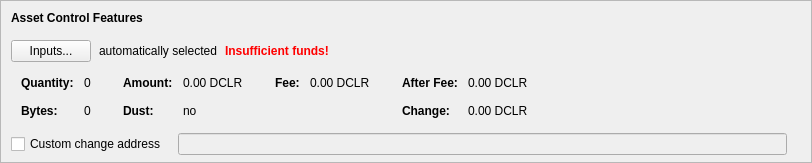
      <widget class="QFrame" name="frameAssetControl">
       <property name="sizePolicy">
        <sizepolicy hsizetype="Expanding" vsizetype="Fixed">
         <horstretch>0</horstretch>
         <verstretch>0</verstretch>
        </sizepolicy>
       </property>
       <property name="maximumSize">
        <size>
         <width>16777215</width>
         <height>16777215</height>
        </size>
       </property>
       <property name="frameShape">
        <enum>QFrame::StyledPanel</enum>
       </property>
       <property name="frameShadow">
        <enum>QFrame::Sunken</enum>
       </property>
       <layout class="QVBoxLayout" name="verticalLayoutAssetControl2">
        <property name="spacing">
         <number>0</number>
        </property>
        <property name="leftMargin">
         <number>0</number>
        </property>
        <property name="topMargin">
         <number>0</number>
        </property>
        <property name="rightMargin">
         <number>0</number>
        </property>
        <property name="bottomMargin">
         <number>6</number>
        </property>
        <item>
         <layout class="QVBoxLayout" name="verticalLayoutAssetControl" stretch="0,0,0,0,1">
          <property name="spacing">
           <number>0</number>
          </property>
          <property name="leftMargin">
           <number>10</number>
          </property>
          <property name="topMargin">
           <number>10</number>
          </property>
          <item>
           <layout class="QHBoxLayout" name="horizontalLayoutAssetControl1">
            <property name="bottomMargin">
             <number>15</number>
            </property>
            <item>
             <widget class="QLabel" name="labelAssetControlFeatures">
              <property name="sizePolicy">
               <sizepolicy hsizetype="Preferred" vsizetype="Maximum">
                <horstretch>0</horstretch>
                <verstretch>0</verstretch>
               </sizepolicy>
              </property>
              <property name="font">
               <font>
                <weight>75</weight>
                <bold>true</bold>
               </font>
              </property>
              <property name="styleSheet">
               <string notr="true">font-weight:bold;</string>
              </property>
              <property name="text">
               <string>Asset Control Features</string>
              </property>
             </widget>
            </item>
           </layout>
          </item>
          <item>
           <layout class="QHBoxLayout" name="horizontalLayoutAssetControl2" stretch="0,0,0,0">
            <property name="spacing">
             <number>8</number>
            </property>
            <property name="bottomMargin">
             <number>10</number>
            </property>
            <item>
             <widget class="QPushButton" name="pushButtonAssetControl">
              <property name="styleSheet">
               <string notr="true"/>
              </property>
              <property name="text">
               <string>Inputs...</string>
              </property>
              <property name="autoDefault">
               <bool>false</bool>
              </property>
             </widget>
            </item>
            <item>
             <widget class="QLabel" name="labelAssetControlAutomaticallySelected">
              <property name="text">
               <string>automatically selected</string>
              </property>
              <property name="margin">
               <number>5</number>
              </property>
             </widget>
            </item>
            <item>
             <widget class="QLabel" name="labelAssetControlInsuffFunds">
              <property name="font">
               <font>
                <weight>75</weight>
                <bold>true</bold>
               </font>
              </property>
              <property name="styleSheet">
               <string notr="true">color:red;font-weight:bold;</string>
              </property>
              <property name="text">
               <string>Insufficient funds!</string>
              </property>
              <property name="margin">
               <number>5</number>
              </property>
             </widget>
            </item>
            <item>
             <spacer name="horizontalSpacerAssetControl">
              <property name="orientation">
               <enum>Qt::Horizontal</enum>
              </property>
              <property name="sizeHint" stdset="0">
               <size>
                <width>40</width>
                <height>1</height>
               </size>
              </property>
             </spacer>
            </item>
           </layout>
          </item>
          <item>
           <widget class="QWidget" name="widgetAssetControl" native="true">
            <property name="sizePolicy">
             <sizepolicy hsizetype="Preferred" vsizetype="Preferred">
              <horstretch>0</horstretch>
              <verstretch>0</verstretch>
             </sizepolicy>
            </property>
            <property name="minimumSize">
             <size>
              <width>0</width>
              <height>0</height>
             </size>
            </property>
            <property name="styleSheet">
             <string notr="true"/>
            </property>
            <layout class="QHBoxLayout" name="horizontalLayoutAssetControl5">
             <property name="leftMargin">
              <number>0</number>
             </property>
             <property name="topMargin">
              <number>0</number>
             </property>
             <property name="rightMargin">
              <number>0</number>
             </property>
             <property name="bottomMargin">
              <number>0</number>
             </property>
             <item>
              <layout class="QHBoxLayout" name="horizontalLayoutAssetControl3" stretch="0,0,0,1">
               <property name="spacing">
                <number>20</number>
               </property>
               <property name="topMargin">
                <number>0</number>
               </property>
               <property name="bottomMargin">
                <number>10</number>
               </property>
               <item>
                <layout class="QFormLayout" name="formLayoutAssetControl1">
                 <property name="horizontalSpacing">
                  <number>10</number>
                 </property>
                 <property name="verticalSpacing">
                  <number>14</number>
                 </property>
                 <property name="leftMargin">
                  <number>10</number>
                 </property>
                 <property name="topMargin">
                  <number>4</number>
                 </property>
                 <property name="rightMargin">
                  <number>6</number>
                 </property>
                 <item row="0" column="0">
                  <widget class="QLabel" name="labelAssetControlQuantityText">
                   <property name="font">
                    <font>
                     <weight>75</weight>
                     <bold>true</bold>
                    </font>
                   </property>
                   <property name="text">
                    <string>Quantity:</string>
                   </property>
                   <property name="margin">
                    <number>0</number>
                   </property>
                  </widget>
                 </item>
                 <item row="0" column="1">
                  <widget class="QLabel" name="labelAssetControlQuantity">
                   <property name="cursor">
                    <cursorShape>IBeamCursor</cursorShape>
                   </property>
                   <property name="contextMenuPolicy">
                    <enum>Qt::ActionsContextMenu</enum>
                   </property>
                   <property name="text">
                    <string notr="true">0</string>
                   </property>
                   <property name="margin">
                    <number>0</number>
                   </property>
                   <property name="textInteractionFlags">
                    <set>Qt::LinksAccessibleByMouse|Qt::TextSelectableByKeyboard|Qt::TextSelectableByMouse</set>
                   </property>
                  </widget>
                 </item>
                 <item row="1" column="0">
                  <widget class="QLabel" name="labelAssetControlBytesText">
                   <property name="font">
                    <font>
                     <weight>75</weight>
                     <bold>true</bold>
                    </font>
                   </property>
                   <property name="text">
                    <string>Bytes:</string>
                   </property>
                  </widget>
                 </item>
                 <item row="1" column="1">
                  <widget class="QLabel" name="labelAssetControlBytes">
                   <property name="cursor">
                    <cursorShape>IBeamCursor</cursorShape>
                   </property>
                   <property name="contextMenuPolicy">
                    <enum>Qt::ActionsContextMenu</enum>
                   </property>
                   <property name="text">
                    <string notr="true">0</string>
                   </property>
                   <property name="textInteractionFlags">
                    <set>Qt::LinksAccessibleByMouse|Qt::TextSelectableByKeyboard|Qt::TextSelectableByMouse</set>
                   </property>
                  </widget>
                 </item>
                </layout>
               </item>
               <item>
                <layout class="QFormLayout" name="formLayoutAssetControl2">
                 <property name="horizontalSpacing">
                  <number>10</number>
                 </property>
                 <property name="verticalSpacing">
                  <number>14</number>
                 </property>
                 <property name="leftMargin">
                  <number>6</number>
                 </property>
                 <property name="topMargin">
                  <number>4</number>
                 </property>
                 <property name="rightMargin">
                  <number>6</number>
                 </property>
                 <item row="0" column="0">
                  <widget class="QLabel" name="labelAssetControlAmountText">
                   <property name="font">
                    <font>
                     <weight>75</weight>
                     <bold>true</bold>
                    </font>
                   </property>
                   <property name="text">
                    <string>Amount:</string>
                   </property>
                   <property name="margin">
                    <number>0</number>
                   </property>
                  </widget>
                 </item>
                 <item row="0" column="1">
                  <widget class="QLabel" name="labelAssetControlAmount">
                   <property name="cursor">
                    <cursorShape>IBeamCursor</cursorShape>
                   </property>
                   <property name="contextMenuPolicy">
                    <enum>Qt::ActionsContextMenu</enum>
                   </property>
                   <property name="text">
                    <string notr="true">0.00 DCLR</string>
                   </property>
                   <property name="textInteractionFlags">
                    <set>Qt::LinksAccessibleByMouse|Qt::TextSelectableByKeyboard|Qt::TextSelectableByMouse</set>
                   </property>
                  </widget>
                 </item>
                 <item row="1" column="0">
                  <widget class="QLabel" name="labelAssetControlLowOutputText">
                   <property name="font">
                    <font>
                     <weight>75</weight>
                     <bold>true</bold>
                    </font>
                   </property>
                   <property name="text">
                    <string>Dust:</string>
                   </property>
                  </widget>
                 </item>
                 <item row="1" column="1">
                  <widget class="QLabel" name="labelAssetControlLowOutput">
                   <property name="cursor">
                    <cursorShape>IBeamCursor</cursorShape>
                   </property>
                   <property name="contextMenuPolicy">
                    <enum>Qt::ActionsContextMenu</enum>
                   </property>
                   <property name="text">
                    <string notr="true">no</string>
                   </property>
                   <property name="textInteractionFlags">
                    <set>Qt::LinksAccessibleByMouse|Qt::TextSelectableByKeyboard|Qt::TextSelectableByMouse</set>
                   </property>
                  </widget>
                 </item>
                </layout>
               </item>
               <item>
                <layout class="QFormLayout" name="formLayoutAssetControl3">
                 <property name="horizontalSpacing">
                  <number>10</number>
                 </property>
                 <property name="verticalSpacing">
                  <number>14</number>
                 </property>
                 <property name="leftMargin">
                  <number>6</number>
                 </property>
                 <property name="topMargin">
                  <number>4</number>
                 </property>
                 <property name="rightMargin">
                  <number>6</number>
                 </property>
                 <item row="0" column="0">
                  <widget class="QLabel" name="labelAssetControlFeeText">
                   <property name="font">
                    <font>
                     <weight>75</weight>
                     <bold>true</bold>
                    </font>
                   </property>
                   <property name="text">
                    <string>Fee:</string>
                   </property>
                   <property name="margin">
                    <number>0</number>
                   </property>
                  </widget>
                 </item>
                 <item row="0" column="1">
                  <widget class="QLabel" name="labelAssetControlFee">
                   <property name="cursor">
                    <cursorShape>IBeamCursor</cursorShape>
                   </property>
                   <property name="contextMenuPolicy">
                    <enum>Qt::ActionsContextMenu</enum>
                   </property>
                   <property name="text">
                    <string notr="true">0.00 DCLR</string>
                   </property>
                   <property name="textInteractionFlags">
                    <set>Qt::LinksAccessibleByMouse|Qt::TextSelectableByKeyboard|Qt::TextSelectableByMouse</set>
                   </property>
                  </widget>
                 </item>
                </layout>
               </item>
               <item>
                <layout class="QFormLayout" name="formLayoutAssetControl4">
                 <property name="horizontalSpacing">
                  <number>10</number>
                 </property>
                 <property name="verticalSpacing">
                  <number>14</number>
                 </property>
                 <property name="leftMargin">
                  <number>6</number>
                 </property>
                 <property name="topMargin">
                  <number>4</number>
                 </property>
                 <property name="rightMargin">
                  <number>6</number>
                 </property>
                 <item row="0" column="0">
                  <widget class="QLabel" name="labelAssetControlAfterFeeText">
                   <property name="font">
                    <font>
                     <weight>75</weight>
                     <bold>true</bold>
                    </font>
                   </property>
                   <property name="text">
                    <string>After Fee:</string>
                   </property>
                   <property name="margin">
                    <number>0</number>
                   </property>
                  </widget>
                 </item>
                 <item row="0" column="1">
                  <widget class="QLabel" name="labelAssetControlAfterFee">
                   <property name="cursor">
                    <cursorShape>IBeamCursor</cursorShape>
                   </property>
                   <property name="contextMenuPolicy">
                    <enum>Qt::ActionsContextMenu</enum>
                   </property>
                   <property name="text">
                    <string notr="true">0.00 DCLR</string>
                   </property>
                   <property name="textInteractionFlags">
                    <set>Qt::LinksAccessibleByMouse|Qt::TextSelectableByKeyboard|Qt::TextSelectableByMouse</set>
                   </property>
                  </widget>
                 </item>
                 <item row="1" column="0">
                  <widget class="QLabel" name="labelAssetControlChangeText">
                   <property name="font">
                    <font>
                     <weight>75</weight>
                     <bold>true</bold>
                    </font>
                   </property>
                   <property name="text">
                    <string>Change:</string>
                   </property>
                  </widget>
                 </item>
                 <item row="1" column="1">
                  <widget class="QLabel" name="labelAssetControlChange">
                   <property name="cursor">
                    <cursorShape>IBeamCursor</cursorShape>
                   </property>
                   <property name="contextMenuPolicy">
                    <enum>Qt::ActionsContextMenu</enum>
                   </property>
                   <property name="text">
                    <string notr="true">0.00 DCLR</string>
                   </property>
                   <property name="textInteractionFlags">
                    <set>Qt::LinksAccessibleByMouse|Qt::TextSelectableByKeyboard|Qt::TextSelectableByMouse</set>
                   </property>
                  </widget>
                 </item>
                </layout>
               </item>
              </layout>
             </item>
            </layout>
           </widget>
          </item>
          <item>
           <layout class="QHBoxLayout" name="horizontalLayoutAssetControl4" stretch="0,0,0">
            <property name="spacing">
             <number>12</number>
            </property>
            <property name="sizeConstraint">
             <enum>QLayout::SetDefaultConstraint</enum>
            </property>
            <property name="topMargin">
             <number>5</number>
            </property>
            <property name="rightMargin">
             <number>5</number>
            </property>
            <item>
             <widget class="QCheckBox" name="checkBoxAssetControlChange">
              <property name="toolTip">
               <string>If this is activated, but the change address is empty or invalid, change will be sent to a newly generated address.</string>
              </property>
              <property name="text">
               <string>Custom change address</string>
              </property>
             </widget>
            </item>
            <item>
             <widget class="QValidatedLineEdit" name="lineEditAssetControlChange">
              <property name="enabled">
               <bool>false</bool>
              </property>
              <property name="sizePolicy">
               <sizepolicy hsizetype="Expanding" vsizetype="Fixed">
                <horstretch>0</horstretch>
                <verstretch>0</verstretch>
               </sizepolicy>
              </property>
             </widget>
            </item>
            <item>
             <widget class="QLabel" name="labelAssetControlChangeLabel">
              <property name="sizePolicy">
               <sizepolicy hsizetype="Preferred" vsizetype="Expanding">
                <horstretch>0</horstretch>
                <verstretch>0</verstretch>
               </sizepolicy>
              </property>
              <property name="minimumSize">
               <size>
                <width>0</width>
                <height>0</height>
               </size>
              </property>
              <property name="text">
               <string/>
              </property>
              <property name="margin">
               <number>3</number>
              </property>
             </widget>
            </item>
           </layout>
          </item>
          <item>
           <spacer name="verticalSpacerAssetControl">
            <property name="orientation">
             <enum>Qt::Vertical</enum>
            </property>
            <property name="sizeHint" stdset="0">
             <size>
              <width>800</width>
              <height>1</height>
             </size>
            </property>
           </spacer>
          </item>
         </layout>
        </item>
       </layout>
      </widget>
